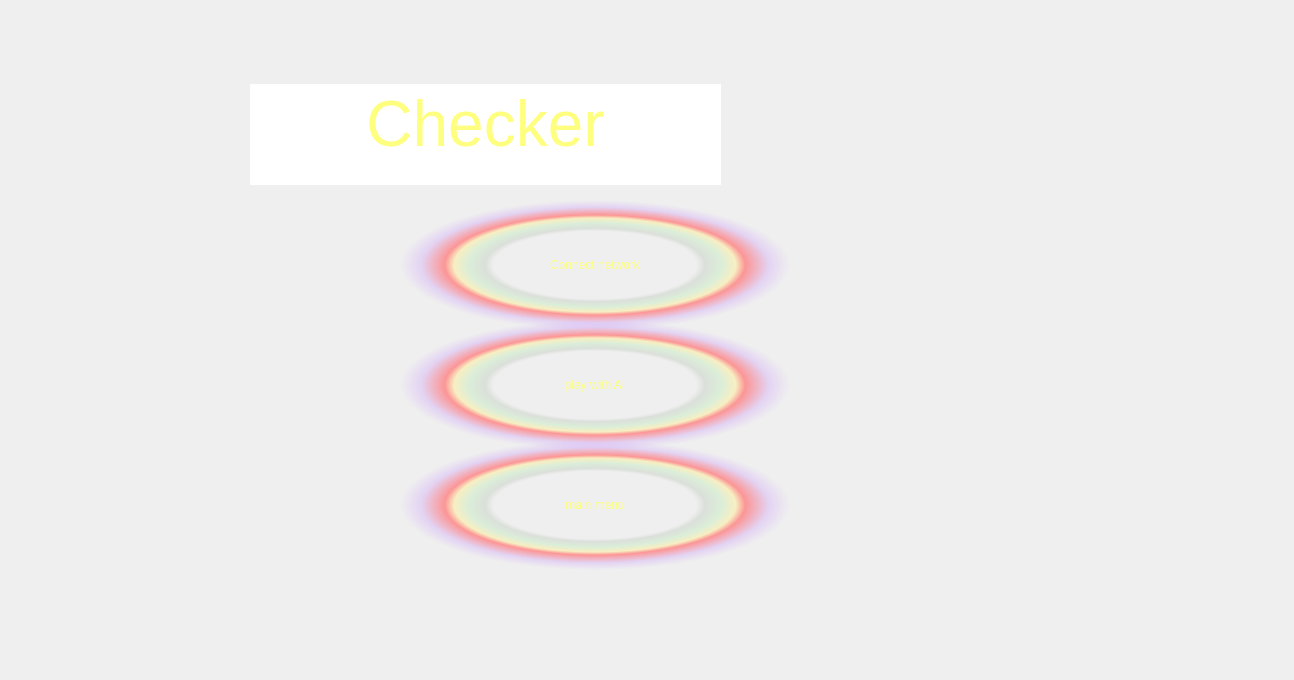
<?xml version="1.0" encoding="UTF-8"?>
<ui version="4.0">
 <class>checker</class>
 <widget class="QWidget" name="checker">
  <property name="geometry">
   <rect>
    <x>0</x>
    <y>0</y>
    <width>1294</width>
    <height>680</height>
   </rect>
  </property>
  <property name="windowTitle">
   <string>Form</string>
  </property>
  <property name="styleSheet">
   <string notr="true">background-image:url(:/checker.png);

background-position: top;</string>
  </property>
  <widget class="QPushButton" name="pushButton">
   <property name="geometry">
    <rect>
     <x>400</x>
     <y>200</y>
     <width>390</width>
     <height>130</height>
    </rect>
   </property>
   <property name="focusPolicy">
    <enum>Qt::NoFocus</enum>
   </property>
   <property name="contextMenuPolicy">
    <enum>Qt::CustomContextMenu</enum>
   </property>
   <property name="styleSheet">
    <string notr="true">font: 26pt &quot;MV Boli&quot;;
color:rgb(255, 255, 127);
border-style:solid;
background:qradialgradient(spread:pad, cx:0.5, cy:0.5, radius:0.5, fx:0.5, fy:0.5, stop:0 rgba(0, 0, 0, 0), stop:0.52 rgba(0, 0, 0, 0), stop:0.565 rgba(82, 121, 76, 33), stop:0.65 rgba(159, 235, 148, 64), stop:0.721925 rgba(255, 238, 150, 129), stop:0.77 rgba(255, 128, 128, 204), stop:0.89 rgba(191, 128, 255, 64), stop:1 rgba(0, 0, 0, 0))
       </string>
   </property>
   <property name="text">
    <string>Connect network</string>
   </property>
  </widget>
  <widget class="QPushButton" name="pushButton_2">
   <property name="geometry">
    <rect>
     <x>400</x>
     <y>440</y>
     <width>390</width>
     <height>130</height>
    </rect>
   </property>
   <property name="focusPolicy">
    <enum>Qt::NoFocus</enum>
   </property>
   <property name="contextMenuPolicy">
    <enum>Qt::CustomContextMenu</enum>
   </property>
   <property name="styleSheet">
    <string notr="true">font: 26pt &quot;MV Boli&quot;;
color:rgb(255, 255, 127);
border-style:solid;
background:qradialgradient(spread:pad, cx:0.5, cy:0.5, radius:0.5, fx:0.5, fy:0.5, stop:0 rgba(0, 0, 0, 0), stop:0.52 rgba(0, 0, 0, 0), stop:0.565 rgba(82, 121, 76, 33), stop:0.65 rgba(159, 235, 148, 64), stop:0.721925 rgba(255, 238, 150, 129), stop:0.77 rgba(255, 128, 128, 204), stop:0.89 rgba(191, 128, 255, 64), stop:1 rgba(0, 0, 0, 0))
       </string>
   </property>
   <property name="text">
    <string>main menu</string>
   </property>
  </widget>
  <widget class="QPushButton" name="pushButton_3">
   <property name="geometry">
    <rect>
     <x>400</x>
     <y>320</y>
     <width>390</width>
     <height>130</height>
    </rect>
   </property>
   <property name="focusPolicy">
    <enum>Qt::NoFocus</enum>
   </property>
   <property name="contextMenuPolicy">
    <enum>Qt::CustomContextMenu</enum>
   </property>
   <property name="styleSheet">
    <string notr="true">font: 26pt &quot;MV Boli&quot;;
color:rgb(255, 255, 127);
border-style:solid;
background:qradialgradient(spread:pad, cx:0.5, cy:0.5, radius:0.5, fx:0.5, fy:0.5, stop:0 rgba(0, 0, 0, 0), stop:0.52 rgba(0, 0, 0, 0), stop:0.565 rgba(82, 121, 76, 33), stop:0.65 rgba(159, 235, 148, 64), stop:0.721925 rgba(255, 238, 150, 129), stop:0.77 rgba(255, 128, 128, 204), stop:0.89 rgba(191, 128, 255, 64), stop:1 rgba(0, 0, 0, 0))
       </string>
   </property>
   <property name="text">
    <string>play with AI</string>
   </property>
  </widget>
  <widget class="QTextEdit" name="textEdit">
   <property name="geometry">
    <rect>
     <x>250</x>
     <y>84</y>
     <width>471</width>
     <height>101</height>
    </rect>
   </property>
   <property name="focusPolicy">
    <enum>Qt::NoFocus</enum>
   </property>
   <property name="contextMenuPolicy">
    <enum>Qt::DefaultContextMenu</enum>
   </property>
   <property name="styleSheet">
    <string notr="true">font: 40pt &quot;MV Boli&quot;;
border-style:solid;
color:rgb(255, 255, 127);</string>
   </property>
   <property name="frameShape">
    <enum>QFrame::NoFrame</enum>
   </property>
   <property name="lineWidth">
    <number>0</number>
   </property>
   <property name="html">
    <string>&lt;!DOCTYPE HTML PUBLIC &quot;-//W3C//DTD HTML 4.0//EN&quot; &quot;http://www.w3.org/TR/REC-html40/strict.dtd&quot;&gt;
&lt;html&gt;&lt;head&gt;&lt;meta name=&quot;qrichtext&quot; content=&quot;1&quot; /&gt;&lt;style type=&quot;text/css&quot;&gt;
p, li { white-space: pre-wrap; }
&lt;/style&gt;&lt;/head&gt;&lt;body style=&quot; font-family:'MV Boli'; font-size:40pt; font-weight:400; font-style:normal;&quot;&gt;
&lt;p align=&quot;center&quot; style=&quot; margin-top:0px; margin-bottom:0px; margin-left:0px; margin-right:0px; -qt-block-indent:0; text-indent:0px;&quot;&gt;&lt;span style=&quot; font-size:48pt;&quot;&gt;Checker&lt;/span&gt;&lt;/p&gt;&lt;/body&gt;&lt;/html&gt;</string>
   </property>
  </widget>
 </widget>
 <resources/>
 <connections/>
 <slots>
  <slot>slot1()</slot>
 </slots>
</ui>
